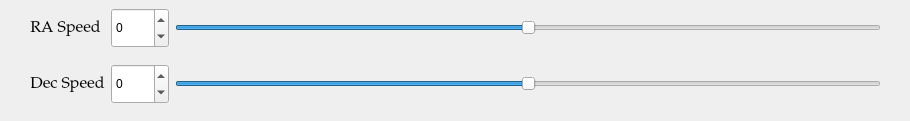
       <widget class="QWidget" name="tab">
        <attribute name="title">
         <string>Manual Speed</string>
        </attribute>
        <widget class="QWidget" name="verticalLayoutWidget_4">
         <property name="geometry">
          <rect>
           <x>10</x>
           <y>0</y>
           <width>891</width>
           <height>112</height>
          </rect>
         </property>
         <layout class="QVBoxLayout" name="verticalLayout_6">
          <property name="topMargin">
           <number>3</number>
          </property>
          <property name="bottomMargin">
           <number>3</number>
          </property>
          <item>
           <layout class="QHBoxLayout" name="horizontalLayout_3">
            <property name="sizeConstraint">
             <enum>QLayout::SizeConstraint::SetDefaultConstraint</enum>
            </property>
            <property name="leftMargin">
             <number>20</number>
            </property>
            <property name="topMargin">
             <number>5</number>
            </property>
            <property name="rightMargin">
             <number>20</number>
            </property>
            <property name="bottomMargin">
             <number>5</number>
            </property>
            <item>
             <widget class="QLabel" name="label">
              <property name="font">
               <font>
                <family>Palatino Linotype</family>
                <pointsize>12</pointsize>
                <italic>false</italic>
                <bold>false</bold>
                <underline>false</underline>
                <strikeout>false</strikeout>
                <kerning>true</kerning>
               </font>
              </property>
              <property name="text">
               <string>RA Speed </string>
              </property>
              <property name="alignment">
               <set>Qt::AlignmentFlag::AlignCenter</set>
              </property>
             </widget>
            </item>
            <item>
             <widget class="QSpinBox" name="spinBox_RaSpeed">
              <property name="sizePolicy">
               <sizepolicy hsizetype="Maximum" vsizetype="Maximum">
                <horstretch>50</horstretch>
                <verstretch>50</verstretch>
               </sizepolicy>
              </property>
              <property name="minimumSize">
               <size>
                <width>50</width>
                <height>40</height>
               </size>
              </property>
              <property name="minimum">
               <number>-4000</number>
              </property>
              <property name="maximum">
               <number>4000</number>
              </property>
             </widget>
            </item>
            <item>
             <widget class="QSlider" name="horizontalSlider_RaSpeed">
              <property name="minimum">
               <number>-4000</number>
              </property>
              <property name="maximum">
               <number>4000</number>
              </property>
              <property name="singleStep">
               <number>10</number>
              </property>
              <property name="orientation">
               <enum>Qt::Orientation::Horizontal</enum>
              </property>
             </widget>
            </item>
           </layout>
          </item>
          <item>
           <layout class="QHBoxLayout" name="horizontalLayout_5">
            <property name="sizeConstraint">
             <enum>QLayout::SizeConstraint::SetDefaultConstraint</enum>
            </property>
            <property name="leftMargin">
             <number>20</number>
            </property>
            <property name="topMargin">
             <number>5</number>
            </property>
            <property name="rightMargin">
             <number>20</number>
            </property>
            <property name="bottomMargin">
             <number>5</number>
            </property>
            <item>
             <widget class="QLabel" name="label_3">
              <property name="font">
               <font>
                <family>Palatino Linotype</family>
                <pointsize>12</pointsize>
                <italic>false</italic>
                <bold>false</bold>
                <underline>false</underline>
                <strikeout>false</strikeout>
                <kerning>true</kerning>
               </font>
              </property>
              <property name="text">
               <string>Dec Speed</string>
              </property>
              <property name="alignment">
               <set>Qt::AlignmentFlag::AlignCenter</set>
              </property>
             </widget>
            </item>
            <item>
             <widget class="QSpinBox" name="spinBox_DecSpeed">
              <property name="sizePolicy">
               <sizepolicy hsizetype="Maximum" vsizetype="Maximum">
                <horstretch>50</horstretch>
                <verstretch>50</verstretch>
               </sizepolicy>
              </property>
              <property name="minimumSize">
               <size>
                <width>50</width>
                <height>40</height>
               </size>
              </property>
              <property name="minimum">
               <number>-4000</number>
              </property>
              <property name="maximum">
               <number>4000</number>
              </property>
             </widget>
            </item>
            <item>
             <widget class="QSlider" name="horizontalSlider_DecSpeed">
              <property name="minimum">
               <number>-4000</number>
              </property>
              <property name="maximum">
               <number>4000</number>
              </property>
              <property name="singleStep">
               <number>10</number>
              </property>
              <property name="orientation">
               <enum>Qt::Orientation::Horizontal</enum>
              </property>
             </widget>
            </item>
           </layout>
          </item>
         </layout>
        </widget>
       </widget>
